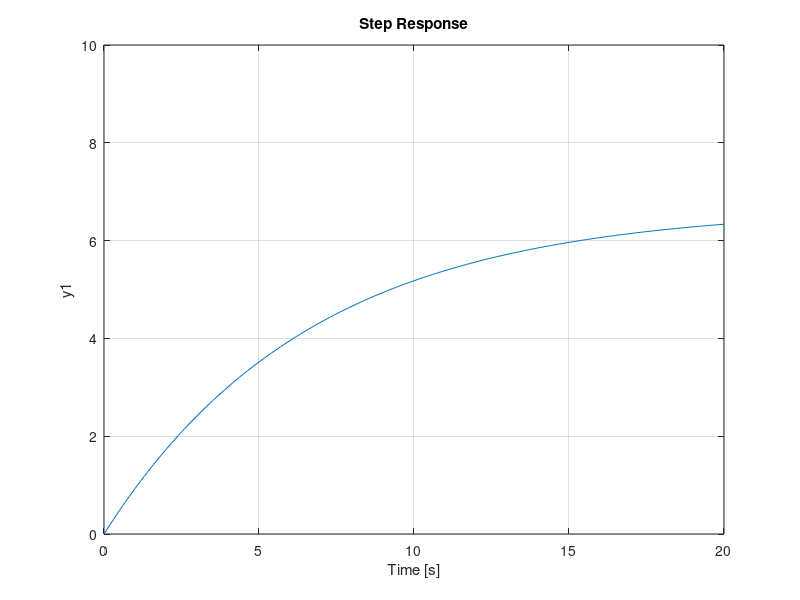

Write the MATLAB code that produced this figure.
M = 1000;
b = 50;
r = 10;

s = tf('s');
pcr = 1/(M*s + b);

Kp = 100;
c = pid(Kp);

T = feedback(c*pcr,1)

t = 0:0.1:20;
step(r*T,t)
axis([0 20 0 10])
